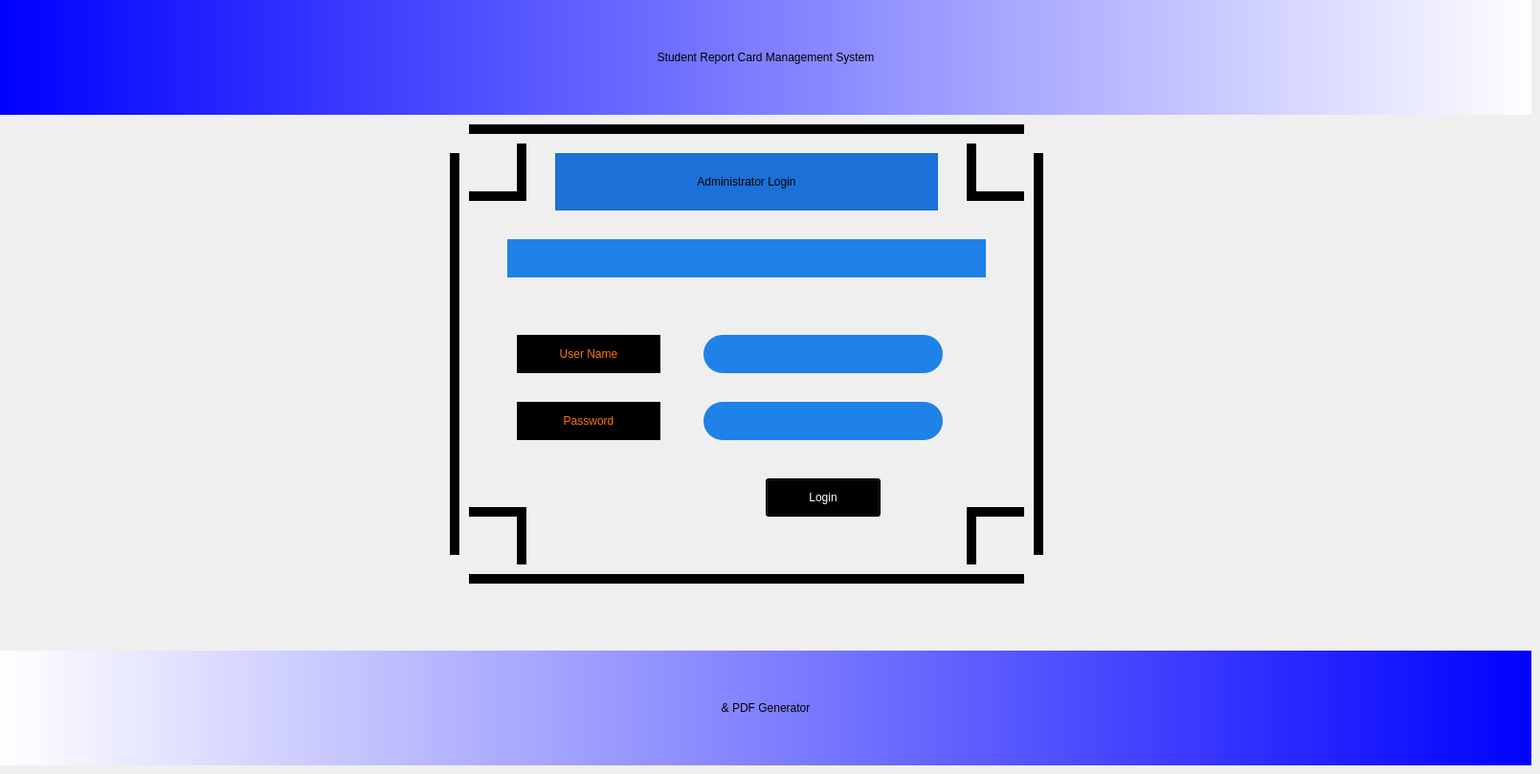
    <widget class="QWidget" name="tab">
     <attribute name="title">
      <string>Login</string>
     </attribute>
     <widget class="QLineEdit" name="pw_entry">
      <property name="geometry">
       <rect>
        <x>735</x>
        <y>420</y>
        <width>250</width>
        <height>40</height>
       </rect>
      </property>
      <property name="styleSheet">
       <string notr="true">background-color: rgb(30, 130, 230);
border-radius:20px;
font: 75 20pt &quot;Ubuntu Condensed&quot;;</string>
      </property>
      <property name="echoMode">
       <enum>QLineEdit::Password</enum>
      </property>
      <property name="alignment">
       <set>Qt::AlignCenter</set>
      </property>
      <property name="clearButtonEnabled">
       <bool>true</bool>
      </property>
     </widget>
     <widget class="QLineEdit" name="un_entry">
      <property name="geometry">
       <rect>
        <x>735</x>
        <y>350</y>
        <width>250</width>
        <height>40</height>
       </rect>
      </property>
      <property name="font">
       <font>
        <family>Ubuntu Condensed</family>
        <pointsize>20</pointsize>
        <weight>9</weight>
        <italic>false</italic>
        <bold>false</bold>
       </font>
      </property>
      <property name="toolTip">
       <string/>
      </property>
      <property name="statusTip">
       <string/>
      </property>
      <property name="styleSheet">
       <string notr="true">background-color: rgb(30, 130, 230);
color: rgb(0, 0, 0);
border-radius:20px;
font: 75 20pt &quot;Ubuntu Condensed&quot;;</string>
      </property>
      <property name="alignment">
       <set>Qt::AlignCenter</set>
      </property>
      <property name="dragEnabled">
       <bool>false</bool>
      </property>
      <property name="clearButtonEnabled">
       <bool>true</bool>
      </property>
     </widget>
     <widget class="QLabel" name="administrator_login_nameplate">
      <property name="geometry">
       <rect>
        <x>580</x>
        <y>160</y>
        <width>400</width>
        <height>60</height>
       </rect>
      </property>
      <property name="styleSheet">
       <string notr="true">background-color: rgb(28, 113, 216);
font: 75 40pt &quot;Ubuntu Condensed&quot;;</string>
      </property>
      <property name="text">
       <string>Administrator Login</string>
      </property>
      <property name="alignment">
       <set>Qt::AlignCenter</set>
      </property>
     </widget>
     <widget class="QLabel" name="kindly_enter_details">
      <property name="geometry">
       <rect>
        <x>530</x>
        <y>250</y>
        <width>500</width>
        <height>40</height>
       </rect>
      </property>
      <property name="styleSheet">
       <string notr="true">background-color: rgb(30, 130, 230);
font: 75 25pt &quot;Ubuntu Condensed&quot;;</string>
      </property>
      <property name="text">
       <string/>
      </property>
      <property name="alignment">
       <set>Qt::AlignCenter</set>
      </property>
     </widget>
     <widget class="QLabel" name="pass_word">
      <property name="geometry">
       <rect>
        <x>540</x>
        <y>420</y>
        <width>150</width>
        <height>40</height>
       </rect>
      </property>
      <property name="styleSheet">
       <string notr="true">background-color: rgb(0, 0, 0);
color: rgb(255, 120, 0);
font: 75 25pt &quot;Ubuntu Condensed&quot;;</string>
      </property>
      <property name="text">
       <string>Password</string>
      </property>
      <property name="alignment">
       <set>Qt::AlignCenter</set>
      </property>
     </widget>
     <widget class="QLabel" name="user_name">
      <property name="geometry">
       <rect>
        <x>540</x>
        <y>350</y>
        <width>150</width>
        <height>40</height>
       </rect>
      </property>
      <property name="styleSheet">
       <string notr="true">background-color: rgb(0, 0, 0);
color: rgb(255, 120, 0);
font: 75 25pt &quot;Ubuntu Condensed&quot;;</string>
      </property>
      <property name="text">
       <string>User Name</string>
      </property>
      <property name="alignment">
       <set>Qt::AlignCenter</set>
      </property>
     </widget>
     <widget class="QPushButton" name="log_in_btn">
      <property name="geometry">
       <rect>
        <x>800</x>
        <y>500</y>
        <width>120</width>
        <height>40</height>
       </rect>
      </property>
      <property name="styleSheet">
       <string notr="true">background-color: rgb(0, 0, 0);
color: rgb(255, 255, 255);
font: 75 25pt &quot;Ubuntu Condensed&quot;;</string>
      </property>
      <property name="text">
       <string>Login</string>
      </property>
     </widget>
     <widget class="QLabel" name="c1">
      <property name="geometry">
       <rect>
        <x>490</x>
        <y>130</y>
        <width>580</width>
        <height>10</height>
       </rect>
      </property>
      <property name="styleSheet">
       <string notr="true">background-color: rgb(0, 0, 0);</string>
      </property>
      <property name="text">
       <string/>
      </property>
     </widget>
     <widget class="QLabel" name="c3">
      <property name="geometry">
       <rect>
        <x>490</x>
        <y>600</y>
        <width>580</width>
        <height>10</height>
       </rect>
      </property>
      <property name="styleSheet">
       <string notr="true">background-color: rgb(0, 0, 0);</string>
      </property>
      <property name="text">
       <string/>
      </property>
     </widget>
     <widget class="QLabel" name="c2">
      <property name="geometry">
       <rect>
        <x>1080</x>
        <y>160</y>
        <width>10</width>
        <height>420</height>
       </rect>
      </property>
      <property name="styleSheet">
       <string notr="true">background-color: rgb(0, 0, 0);</string>
      </property>
      <property name="text">
       <string/>
      </property>
     </widget>
     <widget class="QLabel" name="c4">
      <property name="geometry">
       <rect>
        <x>470</x>
        <y>160</y>
        <width>10</width>
        <height>420</height>
       </rect>
      </property>
      <property name="styleSheet">
       <string notr="true">background-color: rgb(0, 0, 0);</string>
      </property>
      <property name="text">
       <string/>
      </property>
     </widget>
     <widget class="QLabel" name="e1">
      <property name="geometry">
       <rect>
        <x>540</x>
        <y>150</y>
        <width>10</width>
        <height>60</height>
       </rect>
      </property>
      <property name="styleSheet">
       <string notr="true">background-color: rgb(0, 0, 0);</string>
      </property>
      <property name="text">
       <string/>
      </property>
     </widget>
     <widget class="QLabel" name="e2">
      <property name="geometry">
       <rect>
        <x>490</x>
        <y>200</y>
        <width>60</width>
        <height>10</height>
       </rect>
      </property>
      <property name="styleSheet">
       <string notr="true">background-color: rgb(0, 0, 0);</string>
      </property>
      <property name="text">
       <string/>
      </property>
     </widget>
     <widget class="QLabel" name="e7">
      <property name="geometry">
       <rect>
        <x>540</x>
        <y>530</y>
        <width>10</width>
        <height>60</height>
       </rect>
      </property>
      <property name="styleSheet">
       <string notr="true">background-color: rgb(0, 0, 0);</string>
      </property>
      <property name="text">
       <string/>
      </property>
     </widget>
     <widget class="QLabel" name="e8">
      <property name="geometry">
       <rect>
        <x>490</x>
        <y>530</y>
        <width>60</width>
        <height>10</height>
       </rect>
      </property>
      <property name="styleSheet">
       <string notr="true">background-color: rgb(0, 0, 0);</string>
      </property>
      <property name="text">
       <string/>
      </property>
     </widget>
     <widget class="QLabel" name="e5">
      <property name="geometry">
       <rect>
        <x>1010</x>
        <y>530</y>
        <width>10</width>
        <height>60</height>
       </rect>
      </property>
      <property name="styleSheet">
       <string notr="true">background-color: rgb(0, 0, 0);</string>
      </property>
      <property name="text">
       <string/>
      </property>
     </widget>
     <widget class="QLabel" name="e6">
      <property name="geometry">
       <rect>
        <x>1010</x>
        <y>530</y>
        <width>60</width>
        <height>10</height>
       </rect>
      </property>
      <property name="styleSheet">
       <string notr="true">background-color: rgb(0, 0, 0);</string>
      </property>
      <property name="text">
       <string/>
      </property>
     </widget>
     <widget class="QLabel" name="e4">
      <property name="geometry">
       <rect>
        <x>1010</x>
        <y>200</y>
        <width>60</width>
        <height>10</height>
       </rect>
      </property>
      <property name="styleSheet">
       <string notr="true">background-color: rgb(0, 0, 0);</string>
      </property>
      <property name="text">
       <string/>
      </property>
     </widget>
     <widget class="QLabel" name="e3">
      <property name="geometry">
       <rect>
        <x>1010</x>
        <y>150</y>
        <width>10</width>
        <height>60</height>
       </rect>
      </property>
      <property name="styleSheet">
       <string notr="true">background-color: rgb(0, 0, 0);</string>
      </property>
      <property name="text">
       <string/>
      </property>
     </widget>
     <widget class="QLabel" name="label_reportcard_nameplate">
      <property name="geometry">
       <rect>
        <x>0</x>
        <y>0</y>
        <width>1600</width>
        <height>120</height>
       </rect>
      </property>
      <property name="styleSheet">
       <string notr="true">background-color: qlineargradient(spread:pad, x1:0, y1:0, x2:1, y2:0, stop:0 rgba(0, 0, 255, 255), stop:1 rgba(255, 255, 255, 255));
font: 75 60pt &quot;Ubuntu Condensed&quot;;</string>
      </property>
      <property name="text">
       <string>Student Report Card Management System</string>
      </property>
      <property name="alignment">
       <set>Qt::AlignCenter</set>
      </property>
     </widget>
     <widget class="QLabel" name="label_pdf_generator_nameplate">
      <property name="geometry">
       <rect>
        <x>0</x>
        <y>680</y>
        <width>1600</width>
        <height>120</height>
       </rect>
      </property>
      <property name="styleSheet">
       <string notr="true">background-color: qlineargradient(spread:pad, x1:0, y1:0, x2:1, y2:0, stop:0 rgba(255, 255, 255, 255), stop:1 rgba(0, 0, 255, 255));
font: 75 60pt &quot;Ubuntu Condensed&quot;;</string>
      </property>
      <property name="text">
       <string>&amp; PDF Generator</string>
      </property>
      <property name="alignment">
       <set>Qt::AlignCenter</set>
      </property>
     </widget>
    </widget>
